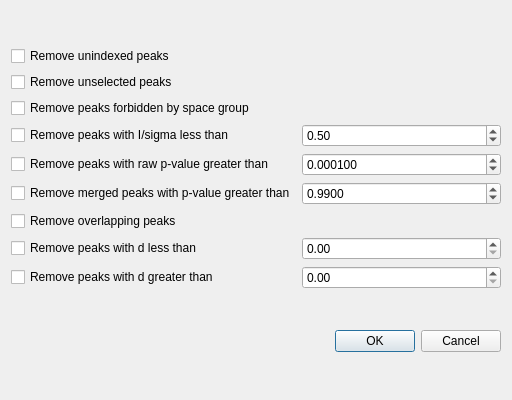
<?xml version="1.0" encoding="UTF-8"?>
<ui version="4.0">
 <class>PeakFilterDialog</class>
 <widget class="QDialog" name="PeakFilterDialog">
  <property name="geometry">
   <rect>
    <x>0</x>
    <y>0</y>
    <width>512</width>
    <height>400</height>
   </rect>
  </property>
  <property name="windowTitle">
   <string>Peak Filters</string>
  </property>
  <layout class="QGridLayout" name="gridLayout_2">
   <item row="0" column="0">
    <layout class="QGridLayout" name="gridLayout">
     <item row="4" column="0">
      <widget class="QCheckBox" name="checkPValue">
       <property name="text">
        <string>Remove peaks with raw p-value greater than</string>
       </property>
      </widget>
     </item>
     <item row="8" column="2">
      <widget class="QDoubleSpinBox" name="spinBoxDmax"/>
     </item>
     <item row="7" column="0">
      <widget class="QCheckBox" name="checkDmin">
       <property name="text">
        <string>Remove peaks with d less than</string>
       </property>
      </widget>
     </item>
     <item row="8" column="0">
      <widget class="QCheckBox" name="checkDmax">
       <property name="text">
        <string>Remove peaks with d greater than</string>
       </property>
      </widget>
     </item>
     <item row="3" column="2">
      <widget class="QDoubleSpinBox" name="spinBoxIsigma">
       <property name="maximum">
        <double>1000.000000000000000</double>
       </property>
       <property name="singleStep">
        <double>0.010000000000000</double>
       </property>
       <property name="value">
        <double>0.500000000000000</double>
       </property>
      </widget>
     </item>
     <item row="7" column="2">
      <widget class="QDoubleSpinBox" name="spinBoxDmin"/>
     </item>
     <item row="4" column="2">
      <widget class="QDoubleSpinBox" name="spinBoxPValue">
       <property name="decimals">
        <number>6</number>
       </property>
       <property name="singleStep">
        <double>0.000001000000000</double>
       </property>
       <property name="value">
        <double>0.000100000000000</double>
       </property>
      </widget>
     </item>
     <item row="6" column="0">
      <widget class="QCheckBox" name="checkOverlapping">
       <property name="text">
        <string>Remove overlapping peaks</string>
       </property>
      </widget>
     </item>
     <item row="3" column="0">
      <widget class="QCheckBox" name="checkIsigma">
       <property name="text">
        <string>Remove peaks with I/sigma less than</string>
       </property>
      </widget>
     </item>
     <item row="1" column="0">
      <widget class="QCheckBox" name="checkUnselected">
       <property name="text">
        <string>Remove unselected peaks</string>
       </property>
      </widget>
     </item>
     <item row="0" column="0">
      <widget class="QCheckBox" name="checkUnindexed">
       <property name="text">
        <string>Remove unindexed peaks</string>
       </property>
      </widget>
     </item>
     <item row="2" column="0">
      <widget class="QCheckBox" name="checkSpaceGroup">
       <property name="text">
        <string>Remove peaks forbidden by space group</string>
       </property>
      </widget>
     </item>
     <item row="5" column="0">
      <widget class="QCheckBox" name="checkBoxMergedP">
       <property name="text">
        <string>Remove merged peaks with p-value greater than</string>
       </property>
      </widget>
     </item>
     <item row="5" column="2">
      <widget class="QDoubleSpinBox" name="spinBoxMergedP">
       <property name="decimals">
        <number>4</number>
       </property>
       <property name="maximum">
        <double>1.000000000000000</double>
       </property>
       <property name="singleStep">
        <double>0.000100000000000</double>
       </property>
       <property name="value">
        <double>0.990000000000000</double>
       </property>
      </widget>
     </item>
    </layout>
   </item>
   <item row="1" column="0">
    <widget class="QDialogButtonBox" name="buttonBox">
     <property name="orientation">
      <enum>Qt::Horizontal</enum>
     </property>
     <property name="standardButtons">
      <set>QDialogButtonBox::Cancel|QDialogButtonBox::Ok</set>
     </property>
    </widget>
   </item>
  </layout>
 </widget>
 <resources/>
 <connections>
  <connection>
   <sender>buttonBox</sender>
   <signal>accepted()</signal>
   <receiver>PeakFilterDialog</receiver>
   <slot>accept()</slot>
   <hints>
    <hint type="sourcelabel">
     <x>248</x>
     <y>254</y>
    </hint>
    <hint type="destinationlabel">
     <x>157</x>
     <y>274</y>
    </hint>
   </hints>
  </connection>
  <connection>
   <sender>buttonBox</sender>
   <signal>rejected()</signal>
   <receiver>PeakFilterDialog</receiver>
   <slot>reject()</slot>
   <hints>
    <hint type="sourcelabel">
     <x>316</x>
     <y>260</y>
    </hint>
    <hint type="destinationlabel">
     <x>286</x>
     <y>274</y>
    </hint>
   </hints>
  </connection>
 </connections>
</ui>
